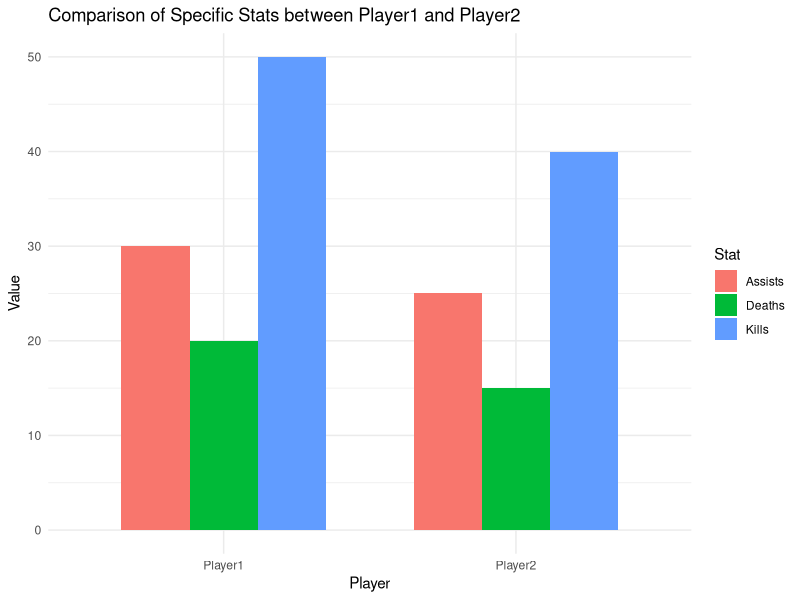

Write the R code that produced this figure.
library(ggplot2)
library(dplyr)

# Sample esports data - testing sample values to figure out how graph works
esports_data <- data.frame(
  Player = c("Player1", "Player2", "Player3", "Player4"),
  Score = c(120, 90, 110, 80),
  Kills = c(50, 40, 60, 30),
  Deaths = c(20, 15, 25, 18),
  Assists = c(30, 25, 35, 20)
)

# Function to compare stats between two players and display bar graphs
comparePlayersWithBarGraphs <- function(player_data, player1, player2) {
  player1_row <- player_data[player_data$Player == player1, ]
  player2_row <- player_data[player_data$Player == player2, ]

  if (nrow(player1_row) == 0 || nrow(player2_row) == 0) {
    cat("One or both players not found. Please check the player names and try again.\n")
    return(NULL)
  }

  # Comparison of specific stats for selected players
  selected_players <- player_data[player_data$Player %in% c(player1, player2), ]
  comparison_data_long <- tidyr::pivot_longer(selected_players, cols = c("Kills", "Deaths", "Assists"), names_to = "Stat", values_to = "Value")

  # Visualization: Bar chart of selected stats for each player
  ggplot(comparison_data_long, aes(x = Player, y = Value, fill = Stat)) +
    geom_bar(position = "dodge", stat = "identity", width = 0.7) +
    labs(title = paste("Comparison of Specific Stats between", player1, "and", player2),
         x = "Player",
         y = "Value",
         fill = "Stat") +
    theme_minimal()
}

# Example usage
player1 <- "Player1"
player2 <- "Player2"
comparePlayersWithBarGraphs(esports_data, player1, player2)
